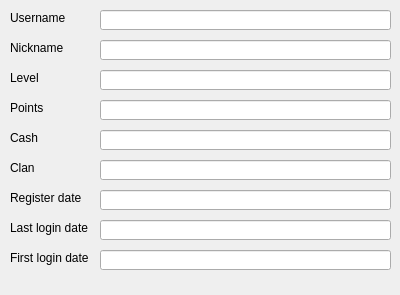
<?xml version="1.0" encoding="UTF-8"?>
<ui version="4.0">
 <class>UserCharacterDialog</class>
 <widget class="QDialog" name="UserCharacterDialog">
  <property name="enabled">
   <bool>true</bool>
  </property>
  <property name="geometry">
   <rect>
    <x>0</x>
    <y>0</y>
    <width>400</width>
    <height>295</height>
   </rect>
  </property>
  <property name="sizePolicy">
   <sizepolicy hsizetype="Fixed" vsizetype="Fixed">
    <horstretch>0</horstretch>
    <verstretch>0</verstretch>
   </sizepolicy>
  </property>
  <property name="minimumSize">
   <size>
    <width>0</width>
    <height>0</height>
   </size>
  </property>
  <property name="maximumSize">
   <size>
    <width>400</width>
    <height>295</height>
   </size>
  </property>
  <property name="windowTitle">
   <string>User character</string>
  </property>
  <property name="windowOpacity">
   <double>1.000000000000000</double>
  </property>
  <property name="statusTip">
   <string/>
  </property>
  <property name="locale">
   <locale language="English" country="UnitedStates"/>
  </property>
  <property name="sizeGripEnabled">
   <bool>false</bool>
  </property>
  <property name="modal">
   <bool>false</bool>
  </property>
  <widget class="QLabel" name="UsernameLabel">
   <property name="geometry">
    <rect>
     <x>10</x>
     <y>10</y>
     <width>81</width>
     <height>16</height>
    </rect>
   </property>
   <property name="text">
    <string>Username</string>
   </property>
  </widget>
  <widget class="QLabel" name="NicknameLabel">
   <property name="geometry">
    <rect>
     <x>10</x>
     <y>40</y>
     <width>81</width>
     <height>16</height>
    </rect>
   </property>
   <property name="text">
    <string>Nickname</string>
   </property>
  </widget>
  <widget class="QLabel" name="LevelLabel">
   <property name="geometry">
    <rect>
     <x>10</x>
     <y>70</y>
     <width>121</width>
     <height>16</height>
    </rect>
   </property>
   <property name="text">
    <string>Level</string>
   </property>
  </widget>
  <widget class="QLabel" name="PointsLabel">
   <property name="geometry">
    <rect>
     <x>10</x>
     <y>100</y>
     <width>121</width>
     <height>16</height>
    </rect>
   </property>
   <property name="text">
    <string>Points</string>
   </property>
  </widget>
  <widget class="QLabel" name="CashLabel">
   <property name="geometry">
    <rect>
     <x>10</x>
     <y>130</y>
     <width>121</width>
     <height>16</height>
    </rect>
   </property>
   <property name="text">
    <string>Cash</string>
   </property>
  </widget>
  <widget class="QLabel" name="ClanNameLabel">
   <property name="geometry">
    <rect>
     <x>10</x>
     <y>160</y>
     <width>121</width>
     <height>16</height>
    </rect>
   </property>
   <property name="text">
    <string>Clan</string>
   </property>
  </widget>
  <widget class="QLabel" name="RegisterDateLabel">
   <property name="geometry">
    <rect>
     <x>10</x>
     <y>190</y>
     <width>121</width>
     <height>16</height>
    </rect>
   </property>
   <property name="text">
    <string>Register date</string>
   </property>
  </widget>
  <widget class="QLabel" name="LastLoginDateLabel">
   <property name="geometry">
    <rect>
     <x>10</x>
     <y>220</y>
     <width>121</width>
     <height>16</height>
    </rect>
   </property>
   <property name="text">
    <string>Last login date</string>
   </property>
  </widget>
  <widget class="QLabel" name="FirstLoginDateLabel">
   <property name="geometry">
    <rect>
     <x>10</x>
     <y>250</y>
     <width>121</width>
     <height>16</height>
    </rect>
   </property>
   <property name="text">
    <string>First login date</string>
   </property>
  </widget>
  <widget class="QLineEdit" name="Username">
   <property name="geometry">
    <rect>
     <x>100</x>
     <y>10</y>
     <width>291</width>
     <height>20</height>
    </rect>
   </property>
   <property name="text">
    <string/>
   </property>
   <property name="readOnly">
    <bool>true</bool>
   </property>
  </widget>
  <widget class="QLineEdit" name="Nickname">
   <property name="geometry">
    <rect>
     <x>100</x>
     <y>40</y>
     <width>291</width>
     <height>20</height>
    </rect>
   </property>
   <property name="text">
    <string/>
   </property>
   <property name="readOnly">
    <bool>true</bool>
   </property>
  </widget>
  <widget class="QLineEdit" name="Level">
   <property name="geometry">
    <rect>
     <x>100</x>
     <y>70</y>
     <width>291</width>
     <height>20</height>
    </rect>
   </property>
   <property name="text">
    <string/>
   </property>
   <property name="readOnly">
    <bool>true</bool>
   </property>
  </widget>
  <widget class="QLineEdit" name="Points">
   <property name="geometry">
    <rect>
     <x>100</x>
     <y>100</y>
     <width>291</width>
     <height>20</height>
    </rect>
   </property>
   <property name="text">
    <string/>
   </property>
   <property name="readOnly">
    <bool>true</bool>
   </property>
  </widget>
  <widget class="QLineEdit" name="Cash">
   <property name="geometry">
    <rect>
     <x>100</x>
     <y>130</y>
     <width>291</width>
     <height>20</height>
    </rect>
   </property>
   <property name="text">
    <string/>
   </property>
   <property name="readOnly">
    <bool>true</bool>
   </property>
  </widget>
  <widget class="QLineEdit" name="ClanName">
   <property name="geometry">
    <rect>
     <x>100</x>
     <y>160</y>
     <width>291</width>
     <height>20</height>
    </rect>
   </property>
   <property name="text">
    <string/>
   </property>
   <property name="readOnly">
    <bool>true</bool>
   </property>
  </widget>
  <widget class="QLineEdit" name="RegisterDate">
   <property name="geometry">
    <rect>
     <x>100</x>
     <y>190</y>
     <width>291</width>
     <height>20</height>
    </rect>
   </property>
   <property name="text">
    <string/>
   </property>
   <property name="readOnly">
    <bool>true</bool>
   </property>
  </widget>
  <widget class="QLineEdit" name="LastLoginDate">
   <property name="geometry">
    <rect>
     <x>100</x>
     <y>220</y>
     <width>291</width>
     <height>20</height>
    </rect>
   </property>
   <property name="text">
    <string/>
   </property>
   <property name="readOnly">
    <bool>true</bool>
   </property>
  </widget>
  <widget class="QLineEdit" name="FirstLoginDate">
   <property name="geometry">
    <rect>
     <x>100</x>
     <y>250</y>
     <width>291</width>
     <height>20</height>
    </rect>
   </property>
   <property name="text">
    <string/>
   </property>
   <property name="readOnly">
    <bool>true</bool>
   </property>
  </widget>
 </widget>
 <resources/>
 <connections/>
</ui>
